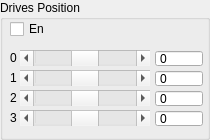
   <widget class="QGroupBox" name="groupBox_7">
    <property name="geometry">
     <rect>
      <x>340</x>
      <y>370</y>
      <width>210</width>
      <height>140</height>
     </rect>
    </property>
    <property name="title">
     <string>Drives Position</string>
    </property>
    <widget class="QScrollBar" name="setDrivesPosition0">
     <property name="geometry">
      <rect>
       <x>20</x>
       <y>50</y>
       <width>130</width>
       <height>16</height>
      </rect>
     </property>
     <property name="minimum">
      <number>-20000</number>
     </property>
     <property name="maximum">
      <number>20000</number>
     </property>
     <property name="singleStep">
      <number>10</number>
     </property>
     <property name="pageStep">
      <number>100</number>
     </property>
     <property name="orientation">
      <enum>Qt::Horizontal</enum>
     </property>
    </widget>
    <widget class="QLabel" name="label_17">
     <property name="geometry">
      <rect>
       <x>10</x>
       <y>90</y>
       <width>16</width>
       <height>16</height>
      </rect>
     </property>
     <property name="text">
      <string>2</string>
     </property>
    </widget>
    <widget class="QLabel" name="label_18">
     <property name="geometry">
      <rect>
       <x>10</x>
       <y>50</y>
       <width>16</width>
       <height>16</height>
      </rect>
     </property>
     <property name="text">
      <string>0</string>
     </property>
    </widget>
    <widget class="QLabel" name="label_19">
     <property name="geometry">
      <rect>
       <x>10</x>
       <y>110</y>
       <width>16</width>
       <height>16</height>
      </rect>
     </property>
     <property name="text">
      <string>3</string>
     </property>
    </widget>
    <widget class="QLabel" name="label_20">
     <property name="geometry">
      <rect>
       <x>10</x>
       <y>70</y>
       <width>16</width>
       <height>16</height>
      </rect>
     </property>
     <property name="text">
      <string>1</string>
     </property>
    </widget>
    <widget class="QSpinBox" name="dispDrivesPosition0">
     <property name="geometry">
      <rect>
       <x>155</x>
       <y>50</y>
       <width>48</width>
       <height>17</height>
      </rect>
     </property>
     <property name="readOnly">
      <bool>true</bool>
     </property>
     <property name="buttonSymbols">
      <enum>QAbstractSpinBox::NoButtons</enum>
     </property>
     <property name="keyboardTracking">
      <bool>true</bool>
     </property>
     <property name="minimum">
      <number>-10000</number>
     </property>
     <property name="maximum">
      <number>10000</number>
     </property>
    </widget>
    <widget class="QSpinBox" name="dispDrivesPosition1">
     <property name="geometry">
      <rect>
       <x>155</x>
       <y>70</y>
       <width>48</width>
       <height>17</height>
      </rect>
     </property>
     <property name="readOnly">
      <bool>true</bool>
     </property>
     <property name="buttonSymbols">
      <enum>QAbstractSpinBox::NoButtons</enum>
     </property>
     <property name="keyboardTracking">
      <bool>true</bool>
     </property>
     <property name="minimum">
      <number>-10000</number>
     </property>
     <property name="maximum">
      <number>10000</number>
     </property>
    </widget>
    <widget class="QSpinBox" name="dispDrivesPosition2">
     <property name="geometry">
      <rect>
       <x>155</x>
       <y>90</y>
       <width>48</width>
       <height>17</height>
      </rect>
     </property>
     <property name="readOnly">
      <bool>true</bool>
     </property>
     <property name="buttonSymbols">
      <enum>QAbstractSpinBox::NoButtons</enum>
     </property>
     <property name="keyboardTracking">
      <bool>true</bool>
     </property>
     <property name="minimum">
      <number>-10000</number>
     </property>
     <property name="maximum">
      <number>10000</number>
     </property>
    </widget>
    <widget class="QSpinBox" name="dispDrivesPosition3">
     <property name="geometry">
      <rect>
       <x>155</x>
       <y>110</y>
       <width>48</width>
       <height>17</height>
      </rect>
     </property>
     <property name="readOnly">
      <bool>true</bool>
     </property>
     <property name="buttonSymbols">
      <enum>QAbstractSpinBox::NoButtons</enum>
     </property>
     <property name="keyboardTracking">
      <bool>true</bool>
     </property>
     <property name="minimum">
      <number>-10000</number>
     </property>
     <property name="maximum">
      <number>10000</number>
     </property>
    </widget>
    <widget class="QScrollBar" name="setDrivesPosition1">
     <property name="geometry">
      <rect>
       <x>20</x>
       <y>70</y>
       <width>130</width>
       <height>16</height>
      </rect>
     </property>
     <property name="minimum">
      <number>-20000</number>
     </property>
     <property name="maximum">
      <number>20000</number>
     </property>
     <property name="singleStep">
      <number>10</number>
     </property>
     <property name="pageStep">
      <number>100</number>
     </property>
     <property name="orientation">
      <enum>Qt::Horizontal</enum>
     </property>
    </widget>
    <widget class="QScrollBar" name="setDrivesPosition2">
     <property name="geometry">
      <rect>
       <x>20</x>
       <y>90</y>
       <width>130</width>
       <height>16</height>
      </rect>
     </property>
     <property name="minimum">
      <number>-20000</number>
     </property>
     <property name="maximum">
      <number>20000</number>
     </property>
     <property name="singleStep">
      <number>10</number>
     </property>
     <property name="pageStep">
      <number>100</number>
     </property>
     <property name="orientation">
      <enum>Qt::Horizontal</enum>
     </property>
    </widget>
    <widget class="QScrollBar" name="setDrivesPosition3">
     <property name="geometry">
      <rect>
       <x>20</x>
       <y>110</y>
       <width>130</width>
       <height>16</height>
      </rect>
     </property>
     <property name="minimum">
      <number>-20000</number>
     </property>
     <property name="maximum">
      <number>20000</number>
     </property>
     <property name="singleStep">
      <number>10</number>
     </property>
     <property name="pageStep">
      <number>100</number>
     </property>
     <property name="orientation">
      <enum>Qt::Horizontal</enum>
     </property>
    </widget>
    <widget class="QCheckBox" name="cbEnDrivesPosition">
     <property name="geometry">
      <rect>
       <x>10</x>
       <y>20</y>
       <width>50</width>
       <height>18</height>
      </rect>
     </property>
     <property name="text">
      <string>En</string>
     </property>
    </widget>
   </widget>
